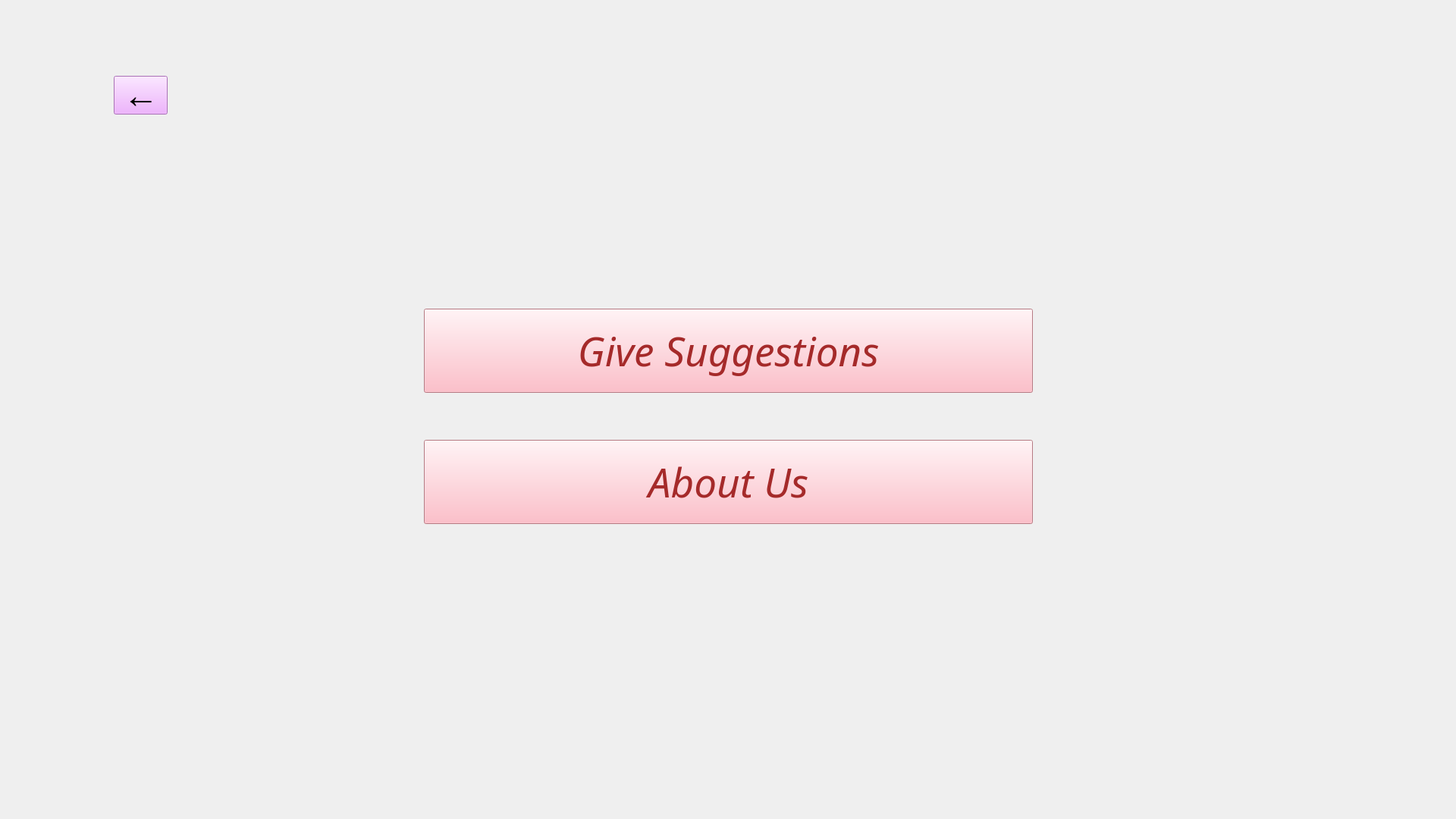
<?xml version="1.0" encoding="UTF-8"?>
<ui version="4.0">
 <class>guest_info</class>
 <widget class="QWidget" name="guest_info">
  <property name="geometry">
   <rect>
    <x>0</x>
    <y>0</y>
    <width>1920</width>
    <height>1080</height>
   </rect>
  </property>
  <property name="sizePolicy">
   <sizepolicy hsizetype="Expanding" vsizetype="Expanding">
    <horstretch>0</horstretch>
    <verstretch>0</verstretch>
   </sizepolicy>
  </property>
  <property name="font">
   <font>
    <pointsize>18</pointsize>
   </font>
  </property>
  <property name="windowTitle">
   <string>Form</string>
  </property>
  <widget class="QStackedWidget" name="stackedWidget">
   <property name="geometry">
    <rect>
     <x>0</x>
     <y>0</y>
     <width>1920</width>
     <height>1080</height>
    </rect>
   </property>
   <property name="sizePolicy">
    <sizepolicy hsizetype="Expanding" vsizetype="Expanding">
     <horstretch>0</horstretch>
     <verstretch>0</verstretch>
    </sizepolicy>
   </property>
   <widget class="QWidget" name="guest_login">
    <property name="sizePolicy">
     <sizepolicy hsizetype="Expanding" vsizetype="Expanding">
      <horstretch>0</horstretch>
      <verstretch>0</verstretch>
     </sizepolicy>
    </property>
    <widget class="QLabel" name="label">
     <property name="geometry">
      <rect>
       <x>0</x>
       <y>0</y>
       <width>1920</width>
       <height>1080</height>
      </rect>
     </property>
     <property name="sizePolicy">
      <sizepolicy hsizetype="Expanding" vsizetype="Expanding">
       <horstretch>0</horstretch>
       <verstretch>0</verstretch>
      </sizepolicy>
     </property>
     <property name="text">
      <string/>
     </property>
     <property name="pixmap">
      <pixmap resource="Figma_Resources.qrc">:/new/prefix1/Images/Guest info.png</pixmap>
     </property>
     <property name="scaledContents">
      <bool>true</bool>
     </property>
    </widget>
    <widget class="QPushButton" name="back_button">
     <property name="geometry">
      <rect>
       <x>150</x>
       <y>100</y>
       <width>71</width>
       <height>51</height>
      </rect>
     </property>
     <property name="font">
      <font>
       <pointsize>35</pointsize>
       <weight>50</weight>
       <bold>false</bold>
       <stylestrategy>PreferAntialias</stylestrategy>
       <kerning>true</kerning>
      </font>
     </property>
     <property name="styleSheet">
      <string notr="true">background-color: rgb(236, 156, 255);</string>
     </property>
     <property name="text">
      <string>←</string>
     </property>
    </widget>
    <widget class="QPushButton" name="give_suggestions_button">
     <property name="geometry">
      <rect>
       <x>559</x>
       <y>407</y>
       <width>803</width>
       <height>111</height>
      </rect>
     </property>
     <property name="font">
      <font>
       <family>Monotype Corsiva</family>
       <pointsize>40</pointsize>
       <italic>true</italic>
      </font>
     </property>
     <property name="styleSheet">
      <string notr="true">background-color: rgb(255, 171, 184);
color: brown;</string>
     </property>
     <property name="text">
      <string>Give Suggestions</string>
     </property>
    </widget>
    <widget class="QPushButton" name="about_us_button">
     <property name="geometry">
      <rect>
       <x>559</x>
       <y>580</y>
       <width>803</width>
       <height>111</height>
      </rect>
     </property>
     <property name="font">
      <font>
       <family>Monotype Corsiva</family>
       <pointsize>40</pointsize>
       <italic>true</italic>
      </font>
     </property>
     <property name="styleSheet">
      <string notr="true">background-color: rgb(255, 171, 184);
color: brown;</string>
     </property>
     <property name="text">
      <string>About Us</string>
     </property>
    </widget>
   </widget>
   <widget class="QWidget" name="give_suggestions_2nd_pg">
    <property name="sizePolicy">
     <sizepolicy hsizetype="Expanding" vsizetype="Expanding">
      <horstretch>0</horstretch>
      <verstretch>0</verstretch>
     </sizepolicy>
    </property>
    <widget class="QLabel" name="label_2">
     <property name="geometry">
      <rect>
       <x>0</x>
       <y>0</y>
       <width>1920</width>
       <height>1080</height>
      </rect>
     </property>
     <property name="sizePolicy">
      <sizepolicy hsizetype="Expanding" vsizetype="Expanding">
       <horstretch>0</horstretch>
       <verstretch>0</verstretch>
      </sizepolicy>
     </property>
     <property name="font">
      <font>
       <pointsize>8</pointsize>
      </font>
     </property>
     <property name="text">
      <string/>
     </property>
     <property name="pixmap">
      <pixmap resource="Figma_Resources.qrc">:/new/prefix1/Images/Guest info.png</pixmap>
     </property>
     <property name="scaledContents">
      <bool>true</bool>
     </property>
    </widget>
    <widget class="QLineEdit" name="suggestion_lineEdit">
     <property name="geometry">
      <rect>
       <x>540</x>
       <y>405</y>
       <width>881</width>
       <height>351</height>
      </rect>
     </property>
     <property name="font">
      <font>
       <pointsize>14</pointsize>
      </font>
     </property>
     <property name="alignment">
      <set>Qt::AlignLeading|Qt::AlignLeft|Qt::AlignTop</set>
     </property>
     <property name="placeholderText">
      <string>Please Help Us to Improve</string>
     </property>
    </widget>
    <widget class="QLabel" name="label_3">
     <property name="geometry">
      <rect>
       <x>630</x>
       <y>160</y>
       <width>661</width>
       <height>141</height>
      </rect>
     </property>
     <property name="font">
      <font>
       <pointsize>43</pointsize>
      </font>
     </property>
     <property name="styleSheet">
      <string notr="true">background-color: rgb(236, 156, 255);
color: purple;</string>
     </property>
     <property name="text">
      <string>Give Suggestions</string>
     </property>
     <property name="alignment">
      <set>Qt::AlignCenter</set>
     </property>
    </widget>
    <widget class="QPushButton" name="submit_button">
     <property name="geometry">
      <rect>
       <x>890</x>
       <y>860</y>
       <width>151</width>
       <height>61</height>
      </rect>
     </property>
     <property name="font">
      <font>
       <pointsize>24</pointsize>
      </font>
     </property>
     <property name="styleSheet">
      <string notr="true">background-color: rgb(236, 156, 255);</string>
     </property>
     <property name="text">
      <string>Submit</string>
     </property>
    </widget>
    <widget class="QPushButton" name="back_button_2">
     <property name="geometry">
      <rect>
       <x>150</x>
       <y>100</y>
       <width>71</width>
       <height>51</height>
      </rect>
     </property>
     <property name="font">
      <font>
       <pointsize>35</pointsize>
       <weight>50</weight>
       <bold>false</bold>
       <stylestrategy>PreferAntialias</stylestrategy>
       <kerning>true</kerning>
      </font>
     </property>
     <property name="styleSheet">
      <string notr="true">background-color: rgb(236, 156, 255);</string>
     </property>
     <property name="text">
      <string>←</string>
     </property>
    </widget>
   </widget>
   <widget class="QWidget" name="about_us_3rd_pg">
    <widget class="QPushButton" name="back_button_3">
     <property name="geometry">
      <rect>
       <x>150</x>
       <y>100</y>
       <width>71</width>
       <height>51</height>
      </rect>
     </property>
     <property name="font">
      <font>
       <pointsize>35</pointsize>
       <weight>50</weight>
       <bold>false</bold>
       <stylestrategy>PreferAntialias</stylestrategy>
       <kerning>true</kerning>
      </font>
     </property>
     <property name="styleSheet">
      <string notr="true">background-color: rgb(236, 156, 255);</string>
     </property>
     <property name="text">
      <string>←</string>
     </property>
    </widget>
    <widget class="QLabel" name="label_4">
     <property name="geometry">
      <rect>
       <x>660</x>
       <y>150</y>
       <width>611</width>
       <height>151</height>
      </rect>
     </property>
     <property name="font">
      <font>
       <pointsize>45</pointsize>
      </font>
     </property>
     <property name="styleSheet">
      <string notr="true">background-color: rgb(236, 156, 255);
color: purple;</string>
     </property>
     <property name="text">
      <string>About Us</string>
     </property>
     <property name="alignment">
      <set>Qt::AlignCenter</set>
     </property>
    </widget>
    <widget class="QLabel" name="label_5">
     <property name="geometry">
      <rect>
       <x>0</x>
       <y>0</y>
       <width>1920</width>
       <height>1080</height>
      </rect>
     </property>
     <property name="sizePolicy">
      <sizepolicy hsizetype="Expanding" vsizetype="Expanding">
       <horstretch>0</horstretch>
       <verstretch>0</verstretch>
      </sizepolicy>
     </property>
     <property name="font">
      <font>
       <pointsize>8</pointsize>
      </font>
     </property>
     <property name="text">
      <string/>
     </property>
     <property name="pixmap">
      <pixmap resource="Figma_Resources.qrc">:/new/prefix1/Images/Guest info.png</pixmap>
     </property>
     <property name="scaledContents">
      <bool>true</bool>
     </property>
    </widget>
    <widget class="QLabel" name="label_6">
     <property name="geometry">
      <rect>
       <x>540</x>
       <y>405</y>
       <width>881</width>
       <height>541</height>
      </rect>
     </property>
     <property name="font">
      <font>
       <pointsize>30</pointsize>
      </font>
     </property>
     <property name="styleSheet">
      <string notr="true">background-color: rgb(221, 217, 160);
color: brown;</string>
     </property>
     <property name="text">
      <string>PortFlow is a Qt-based desktop application for managing port shipment operations with role-based access. It uses an SQLite database to handle core data operations efficiently for academic purposes.</string>
     </property>
     <property name="alignment">
      <set>Qt::AlignCenter</set>
     </property>
     <property name="wordWrap">
      <bool>true</bool>
     </property>
    </widget>
    <zorder>label_5</zorder>
    <zorder>label_4</zorder>
    <zorder>back_button_3</zorder>
    <zorder>label_6</zorder>
   </widget>
  </widget>
 </widget>
 <resources>
  <include location="Figma_Resources.qrc"/>
 </resources>
 <connections/>
</ui>
